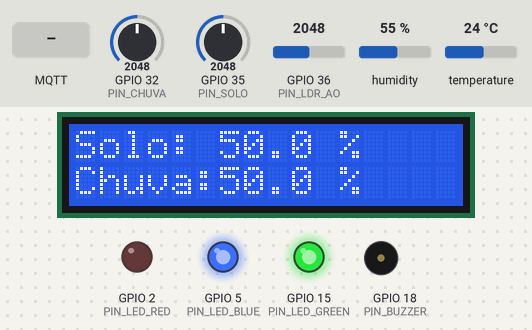
A program run on a simulated ESP32. Shown: 16×2 character LCD, output pins drawn as LEDs (lit = HIGH), buzzer (waves = sounding). The inputs (shaded band) are chosen by the test bench; at power-on: GPIO 35 (PIN_SOLO) = 2048, humidity 55 %, GPIO 32 (PIN_CHUVA) = 2048, temperature 24 °C, GPIO 36 (PIN_LDR_AO) = 2048. WiFi joins after 1.5 s; servers stay silent unless stated; no MQTT or app messages arrive unless stated; what the program prints to the serial monitor is not drawn.

Above: at 4.7 s.
4.8 s: GPIO 35 (PIN_SOLO) set to 3419
At 15.7 s:
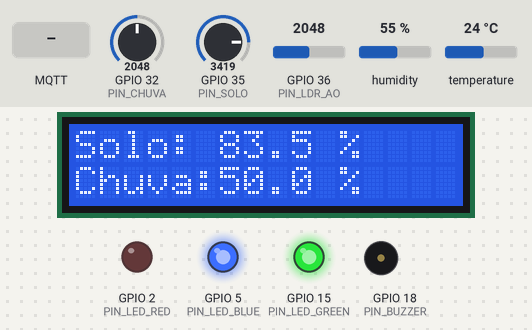
15.8 s: GPIO 35 (PIN_SOLO) set to 3547
At 22.9 s:
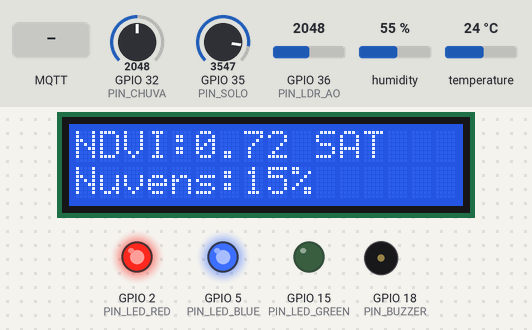
26.5 s: MQTT message "1" arrives on the second subscribed topic
At 34.4 s:
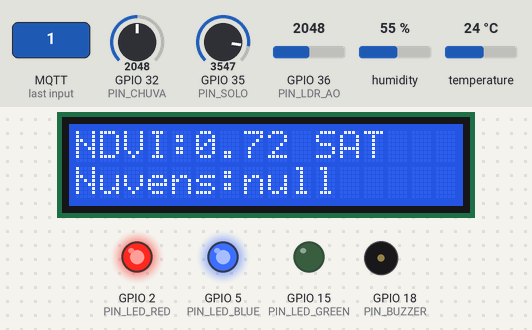
35.0 s: humidity set to 19 %
At 37.9 s:
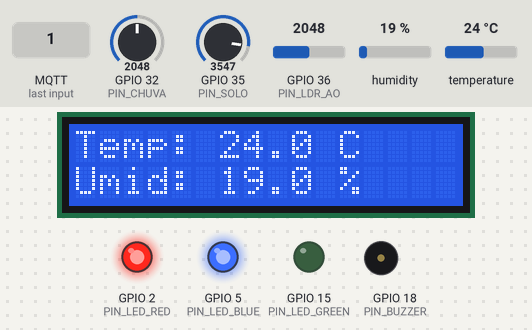
46.0 s: GPIO 32 (PIN_CHUVA) set to 2866
At 53.0 s:
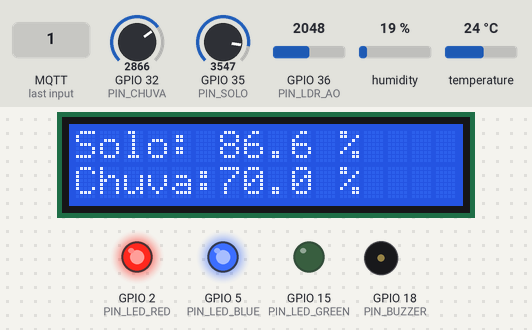
56.0 s: temperature set to 41 °C
At 61.0 s:
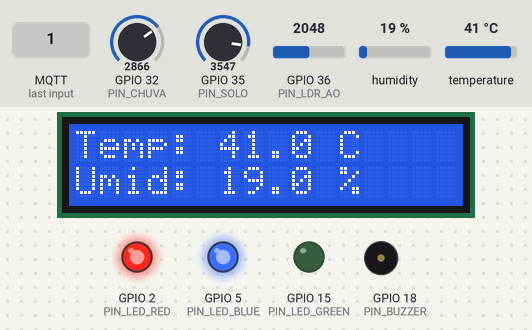
Timing chart, 0 to 66.0 s (numbered marks = the images above; inputs shaded):
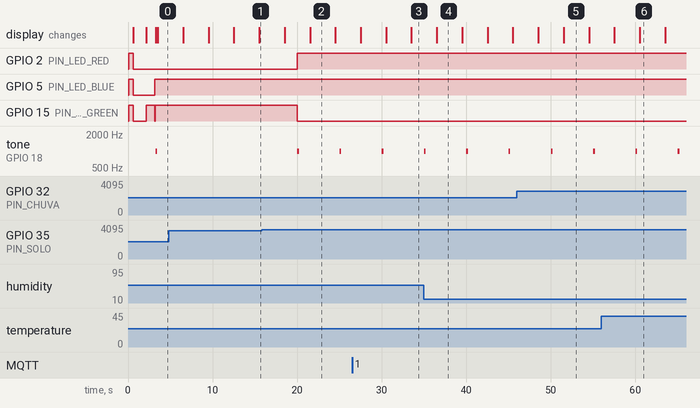

The program:

main.cpp
```cpp
/**
 * ============================================================
 * AgroSat Monitor - Global Solution 2026.1
 * FIAP - Tecnólogo em IA - 2TIAP
 * ============================================================
 *
 * Sistema de Monitoramento Agrícola Inteligente para a
 * Nova Economia Espacial
 *
 * Sensores:
 *   - DHT22     → Temperatura e Umidade do Ar (GPIO 4)
 *   - LDR       → Luminosidade Analógica (GPIO 36/VP)
 *   - Potenc.1  → Umidade do Solo Simulada (GPIO 35)
 *   - Potenc.2  → Sensor de Chuva Simulado (GPIO 32)
 *
 * Atuadores:
 *   - LED Vermelho  → Alerta crítico (GPIO 2)
 *   - LED Verde     → Sistema OK (GPIO 15)
 *   - LED Azul      → Conectado ao MQTT (GPIO 5)
 *   - Buzzer        → Alarme sonoro (GPIO 18)
 *   - LCD I2C       → Display local (SDA=21, SCL=22)
 *
 * Protocolo: MQTT sobre WiFi → Node-RED → InfluxDB → Grafana
 * Alertas: Telegram via Node-RED
 */

#include <Arduino.h>
#include <WiFi.h>
#include <PubSubClient.h>
#include <DHT.h>
#include <ArduinoJson.h>
#include <Wire.h>
#include <LiquidCrystal_I2C.h>

// ─────────────────────────────────────────
// CONFIGURAÇÕES DE REDE E MQTT
// ─────────────────────────────────────────
#define WIFI_SSID     "Wokwi-GUEST"
#define WIFI_PASSWORD ""

// Broker público para testes no Wokwi
// Em produção: substitua pelo IP do seu broker local (docker)
#define MQTT_BROKER   "host.docker.internal"
#define MQTT_PORT     1884
#define MQTT_CLIENT_ID "agrosat-esp32-001"

// Para broker local com autenticação:
// #define MQTT_USER   "agrosat"
// #define MQTT_PASS   "agrosat123"

// ─────────────────────────────────────────
// TÓPICOS MQTT
// ─────────────────────────────────────────
#define TOPIC_TELEMETRY   "agrosat/telemetria"
#define TOPIC_ALERT       "agrosat/alertas"
#define TOPIC_STATUS      "agrosat/status"
#define TOPIC_CMD         "agrosat/comandos"   // recebe comandos remotos
#define TOPIC_SATELLITE   "agrosat/satelite"   // dados simulados de satélite

// ─────────────────────────────────────────
// PINOS
// ─────────────────────────────────────────
#define PIN_DHT       4
#define PIN_LDR_AO    36   // VP - analógico LDR
#define PIN_SOLO      35   // potenciômetro umidade solo
#define PIN_CHUVA     32   // potenciômetro sensor chuva

#define PIN_LED_RED   2
#define PIN_LED_GREEN 15
#define PIN_LED_BLUE  5
#define PIN_BUZZER    18

#define DHT_TYPE      DHT22

// ─────────────────────────────────────────
// LIMITES DE ALERTAS
// ─────────────────────────────────────────
#define TEMP_MAX        35.0   // °C - temperatura crítica
#define TEMP_MIN        5.0    // °C - geada
#define UMID_AR_MIN     20.0   // % - muito seco
#define UMID_SOLO_MIN   25.0   // % - solo muito seco (irrigar)
#define UMID_SOLO_MAX   85.0   // % - solo encharcado
#define LDR_NOITE       15.0   // % - nível de luz noturno
#define CHUVA_THRESHOLD 60.0   // % - chuva detectada

// ─────────────────────────────────────────
// INTERVALOS
// ─────────────────────────────────────────
#define INTERVALO_LEITURA   5000    // ms entre leituras
#define INTERVALO_MQTT      10000   // ms entre publicações MQTT
#define INTERVALO_LCD       3000    // ms troca de tela LCD

// ─────────────────────────────────────────
// INSTÂNCIAS
// ─────────────────────────────────────────
DHT dht(PIN_DHT, DHT_TYPE);
WiFiClient espClient;
PubSubClient mqttClient(espClient);
LiquidCrystal_I2C lcd(0x27, 16, 2);

// ─────────────────────────────────────────
// VARIÁVEIS GLOBAIS
// ─────────────────────────────────────────
struct Telemetria {
  float temperatura;
  float umidadeAr;
  float umidadeSolo;
  float luminosidade;
  float chuva;
  bool  alertaAtivo;
  String statusSistema;
  unsigned long timestamp;
};

Telemetria dados;
unsigned long ultimaLeitura   = 0;
unsigned long ultimoMQTT      = 0;
unsigned long ultimoLCD       = 0;
int telaLCD = 0;
bool mqttConectado = false;

// Dados simulados de satélite (em produção viria de API)
struct DadosSatelite {
  float ndvi;          // Índice de vegetação
  float temperatura;   // Temperatura superfície
  String coberturaNuvem;
  String alertaClimatico;
};
DadosSatelite satelite = { 0.72, 28.5, "15%", "Normal" };

// ─────────────────────────────────────────
// PROTÓTIPOS
// ─────────────────────────────────────────
void conectarWiFi();
void conectarMQTT();
void callbackMQTT(char* topic, byte* payload, unsigned int length);
void lerSensores();
void analisarAlertas();
void publicarTelemetria();
void publicarAlerta(String mensagem, String nivel);
void atualizarAtuadores();
void atualizarLCD();
void bip(int frequencia, int duracao);
String gerarPayloadTelemetria();
float mapAnalogico(int valor, float minOut, float maxOut);

// ─────────────────────────────────────────
// SETUP
// ─────────────────────────────────────────
void setup() {
  Serial.begin(115200);
  Serial.println("\n╔══════════════════════════════╗");
  Serial.println("║  AgroSat Monitor v1.0        ║");
  Serial.println("║  FIAP GS 2026.1              ║");
  Serial.println("╚══════════════════════════════╝\n");

  // Pinos de saída
  pinMode(PIN_LED_RED,   OUTPUT);
  pinMode(PIN_LED_GREEN, OUTPUT);
  pinMode(PIN_LED_BLUE,  OUTPUT);
  pinMode(PIN_BUZZER,    OUTPUT);

  // Pinos de entrada analógica
  pinMode(PIN_LDR_AO, INPUT);
  pinMode(PIN_SOLO,   INPUT);
  pinMode(PIN_CHUVA,  INPUT);

  // Inicializar LCD
  Wire.begin(21, 22);
  lcd.init();
  lcd.backlight();
  lcd.setCursor(0, 0);
  lcd.print("AgroSat Monitor");
  lcd.setCursor(0, 1);
  lcd.print("Iniciando...");

  // Inicializar DHT22
  dht.begin();

  // LEDs de boot
  digitalWrite(PIN_LED_RED,   HIGH);
  digitalWrite(PIN_LED_GREEN, HIGH);
  digitalWrite(PIN_LED_BLUE,  HIGH);
  delay(500);
  digitalWrite(PIN_LED_RED,   LOW);
  digitalWrite(PIN_LED_GREEN, LOW);
  digitalWrite(PIN_LED_BLUE,  LOW);

  // Conectar WiFi
  conectarWiFi();

  // Configurar MQTT
  mqttClient.setServer(MQTT_BROKER, MQTT_PORT);
  mqttClient.setCallback(callbackMQTT);
  mqttClient.setKeepAlive(60);
  mqttClient.setBufferSize(512);

  // Conectar MQTT
  conectarMQTT();

  // Primeira leitura
  lerSensores();
  analisarAlertas();
  atualizarAtuadores();
  atualizarLCD();

  bip(1000, 200);
  Serial.println("[SISTEMA] Inicialização completa!\n");
}

// ─────────────────────────────────────────
// LOOP PRINCIPAL
// ─────────────────────────────────────────
void loop() {
  unsigned long agora = millis();

  // Manter conexão MQTT
  if (!mqttClient.connected()) {
    mqttConectado = false;
    digitalWrite(PIN_LED_BLUE, LOW);
    conectarMQTT();
  }
  mqttClient.loop();

  // Leitura periódica dos sensores
  if (agora - ultimaLeitura >= INTERVALO_LEITURA) {
    ultimaLeitura = agora;
    lerSensores();
    analisarAlertas();
    atualizarAtuadores();
  }

  // Publicação MQTT periódica
  if (agora - ultimoMQTT >= INTERVALO_MQTT) {
    ultimoMQTT = agora;
    publicarTelemetria();
  }

  // Atualizar LCD periodicamente
  if (agora - ultimoLCD >= INTERVALO_LCD) {
    ultimoLCD = agora;
    atualizarLCD();
  }
}

// ─────────────────────────────────────────
// CONEXÃO WiFi
// ─────────────────────────────────────────
void conectarWiFi() {
  Serial.print("[WiFi] Conectando a ");
  Serial.println(WIFI_SSID);
  lcd.setCursor(0, 1);
  lcd.print("Conectando WiFi ");

  WiFi.begin(WIFI_SSID, WIFI_PASSWORD);
  int tentativas = 0;
  while (WiFi.status() != WL_CONNECTED && tentativas < 20) {
    delay(500);
    Serial.print(".");
    tentativas++;
  }

  if (WiFi.status() == WL_CONNECTED) {
    Serial.println("\n[WiFi] Conectado!");
    Serial.print("[WiFi] IP: ");
    Serial.println(WiFi.localIP());
    lcd.setCursor(0, 1);
    lcd.print("WiFi OK!        ");
    digitalWrite(PIN_LED_GREEN, HIGH);
    delay(1000);
    digitalWrite(PIN_LED_GREEN, LOW);
  } else {
    Serial.println("\n[WiFi] FALHA na conexão!");
    lcd.setCursor(0, 1);
    lcd.print("WiFi ERRO!      ");
    // Modo offline: continua funcionando localmente
  }
}

// ─────────────────────────────────────────
// CONEXÃO MQTT
// ─────────────────────────────────────────
void conectarMQTT() {
  int tentativas = 0;
  while (!mqttClient.connected() && tentativas < 3) {
    Serial.print("[MQTT] Conectando ao broker...");

    bool conectado = mqttClient.connect(
      MQTT_CLIENT_ID
      // MQTT_USER, MQTT_PASS  // descomente para broker autenticado
    );

    if (conectado) {
      Serial.println(" OK!");
      mqttConectado = true;
      digitalWrite(PIN_LED_BLUE, HIGH);

      // Inscrever-se no tópico de comandos remotos
      mqttClient.subscribe(TOPIC_CMD);
      mqttClient.subscribe(TOPIC_SATELLITE);

      // Publicar status online
      JsonDocument statusDoc;
      statusDoc["device"]  = MQTT_CLIENT_ID;
      statusDoc["status"]  = "online";
      statusDoc["versao"]  = "1.0.0";
      char statusBuf[128];
      serializeJson(statusDoc, statusBuf);
      mqttClient.publish(TOPIC_STATUS, statusBuf, true); // retain=true

    } else {
      Serial.print(" Falha, rc=");
      Serial.println(mqttClient.state());
      tentativas++;
      delay(3000);
    }
  }
}

// ─────────────────────────────────────────
// CALLBACK MQTT (recebe comandos)
// ─────────────────────────────────────────
void callbackMQTT(char* topic, byte* payload, unsigned int length) {
  String topico = String(topic);
  String msg = "";
  for (unsigned int i = 0; i < length; i++) {
    msg += (char)payload[i];
  }

  Serial.print("[MQTT] Mensagem recebida [");
  Serial.print(topico);
  Serial.print("]: ");
  Serial.println(msg);

  // Processar comandos remotos
  if (topico == TOPIC_CMD) {
    JsonDocument doc;
    DeserializationError err = deserializeJson(doc, msg);
    if (!err) {
      String cmd = doc["comando"] | "";

      if (cmd == "IRRIGAR_ON") {
        Serial.println("[CMD] Irrigação ativada remotamente!");
        bip(800, 300);
        lcd.setCursor(0, 1);
        lcd.print("IRRIGAR: ON     ");
      }
      else if (cmd == "IRRIGAR_OFF") {
        Serial.println("[CMD] Irrigação desativada remotamente!");
        lcd.setCursor(0, 1);
        lcd.print("IRRIGAR: OFF    ");
      }
      else if (cmd == "STATUS") {
        publicarTelemetria();
      }
      else if (cmd == "RESET_ALERTAS") {
        dados.alertaAtivo = false;
        digitalWrite(PIN_LED_RED, LOW);
        noTone(PIN_BUZZER);
        Serial.println("[CMD] Alertas resetados remotamente!");
      }
    }
  }

  // Dados de satélite recebidos via MQTT
  if (topico == TOPIC_SATELLITE) {
    JsonDocument doc;
    DeserializationError err = deserializeJson(doc, msg);
    if (!err) {
      satelite.ndvi            = doc["ndvi"]              | satelite.ndvi;
      satelite.temperatura     = doc["temp_superficie"]   | satelite.temperatura;
      satelite.coberturaNuvem  = doc["nuvens"].as<String>();
      satelite.alertaClimatico = doc["alerta"].as<String>();
      Serial.println("[SAT] Dados de satélite atualizados!");
    }
  }
}

// ─────────────────────────────────────────
// LEITURA DOS SENSORES
// ─────────────────────────────────────────
void lerSensores() {
  // DHT22 - Temperatura e Umidade do Ar
  float t = dht.readTemperature();
  float h = dht.readHumidity();
  if (!isnan(t)) dados.temperatura = t;
  if (!isnan(h)) dados.umidadeAr   = h;

  // LDR - Luminosidade (0-4095 → 0-100%)
  int ldrRaw = analogRead(PIN_LDR_AO);
  dados.luminosidade = mapAnalogico(ldrRaw, 0, 100);

  // Potenciômetro 1 - Umidade do Solo (0-4095 → 0-100%)
  int soloRaw = analogRead(PIN_SOLO);
  dados.umidadeSolo = mapAnalogico(soloRaw, 0, 100);

  // Potenciômetro 2 - Sensor de Chuva (0-4095 → 0-100%)
  int chuvaRaw = analogRead(PIN_CHUVA);
  dados.chuva = mapAnalogico(chuvaRaw, 0, 100);

  dados.timestamp = millis();

  // Log serial
  Serial.println("┌─────────────────────────────┐");
  Serial.printf("│ Temp:       %.1f °C          \n", dados.temperatura);
  Serial.printf("│ Umid. Ar:   %.1f %%          \n", dados.umidadeAr);
  Serial.printf("│ Solo:       %.1f %%          \n", dados.umidadeSolo);
  Serial.printf("│ Luz:        %.1f %%          \n", dados.luminosidade);
  Serial.printf("│ Chuva:      %.1f %%          \n", dados.chuva);
  Serial.printf("│ NDVI Sat:   %.2f             \n", satelite.ndvi);
  Serial.println("└─────────────────────────────┘");
}

// ─────────────────────────────────────────
// ANÁLISE DE ALERTAS
// ─────────────────────────────────────────
void analisarAlertas() {
  String alertas = "";
  dados.alertaAtivo = false;

  if (dados.temperatura >= TEMP_MAX) {
    alertas += "CALOR_CRITICO;";
    dados.alertaAtivo = true;
  }
  if (dados.temperatura <= TEMP_MIN) {
    alertas += "GEADA_RISCO;";
    dados.alertaAtivo = true;
  }
  if (dados.umidadeAr <= UMID_AR_MIN) {
    alertas += "AR_MUITO_SECO;";
    dados.alertaAtivo = true;
  }
  if (dados.umidadeSolo <= UMID_SOLO_MIN) {
    alertas += "IRRIGAR_URGENTE;";
    dados.alertaAtivo = true;
  }
  if (dados.umidadeSolo >= UMID_SOLO_MAX) {
    alertas += "SOLO_ENCHARCADO;";
    dados.alertaAtivo = true;
  }
  if (dados.chuva >= CHUVA_THRESHOLD) {
    alertas += "CHUVA_DETECTADA;";
  }
  if (satelite.alertaClimatico != "Normal" && satelite.alertaClimatico != "") {
    alertas += "ALERTA_SAT:" + satelite.alertaClimatico + ";";
    dados.alertaAtivo = true;
  }

  // Determinar status geral
  if (dados.alertaAtivo) {
    dados.statusSistema = "ALERTA";
    publicarAlerta(alertas, "CRITICO");
  } else if (dados.chuva >= CHUVA_THRESHOLD) {
    dados.statusSistema = "CHUVA";
  } else if (dados.luminosidade <= LDR_NOITE) {
    dados.statusSistema = "NOITE";
  } else {
    dados.statusSistema = "NORMAL";
  }
}

// ─────────────────────────────────────────
// ATUALIZAR ATUADORES
// ─────────────────────────────────────────
void atualizarAtuadores() {
  if (dados.alertaAtivo) {
    digitalWrite(PIN_LED_RED,   HIGH);
    digitalWrite(PIN_LED_GREEN, LOW);
    // Buzzer pulsante para alertas críticos
    tone(PIN_BUZZER, 1000, 200);
  } else {
    digitalWrite(PIN_LED_RED,   LOW);
    digitalWrite(PIN_LED_GREEN, HIGH);
    noTone(PIN_BUZZER);
  }

  // LED Azul indica conexão MQTT
  digitalWrite(PIN_LED_BLUE, mqttConectado ? HIGH : LOW);
}

// ─────────────────────────────────────────
// PUBLICAR TELEMETRIA VIA MQTT
// ─────────────────────────────────────────
void publicarTelemetria() {
  if (!mqttClient.connected()) return;

  JsonDocument doc;

  // Dados do dispositivo
  doc["device_id"]    = MQTT_CLIENT_ID;
  doc["timestamp"]    = dados.timestamp;
  doc["status"]       = dados.statusSistema;

  // Sensores locais
  JsonObject sensores = doc.createNestedObject("sensores");
  sensores["temperatura"]  = round(dados.temperatura * 10) / 10.0;
  sensores["umidade_ar"]   = round(dados.umidadeAr   * 10) / 10.0;
  sensores["umidade_solo"] = round(dados.umidadeSolo * 10) / 10.0;
  sensores["luminosidade"] = round(dados.luminosidade * 10) / 10.0;
  sensores["chuva"]        = round(dados.chuva       * 10) / 10.0;

  // Dados de satélite integrados
  JsonObject sat = doc.createNestedObject("satelite");
  sat["ndvi"]            = satelite.ndvi;
  sat["temp_superficie"] = satelite.temperatura;
  sat["nuvens"]          = satelite.coberturaNuvem;
  sat["alerta"]          = satelite.alertaClimatico;

  // Análise integrada IoT + Satélite
  JsonObject analise = doc.createNestedObject("analise");
  analise["necessita_irrigacao"] = (dados.umidadeSolo < UMID_SOLO_MIN && dados.chuva < CHUVA_THRESHOLD);
  analise["risco_geada"]         = (dados.temperatura < TEMP_MIN);
  analise["periodo_noturno"]     = (dados.luminosidade < LDR_NOITE);
  analise["alerta_ativo"]        = dados.alertaAtivo;

  char payload[512];
  serializeJson(doc, payload);

  bool sucesso = mqttClient.publish(TOPIC_TELEMETRY, payload);
  if (sucesso) {
    Serial.println("[MQTT] Telemetria publicada com sucesso!");
  } else {
    Serial.println("[MQTT] ERRO ao publicar telemetria!");
  }
}

// ─────────────────────────────────────────
// PUBLICAR ALERTA
// ─────────────────────────────────────────
void publicarAlerta(String mensagem, String nivel) {
  if (!mqttClient.connected()) return;

  // Evitar spam de alertas (publicar só uma vez por leitura)
  static String ultimoAlerta = "";
  if (mensagem == ultimoAlerta) return;
  ultimoAlerta = mensagem;

  JsonDocument doc;
  doc["device_id"] = MQTT_CLIENT_ID;
  doc["nivel"]     = nivel;
  doc["alertas"]   = mensagem;
  doc["timestamp"] = dados.timestamp;

  char payload[256];
  serializeJson(doc, payload);

  mqttClient.publish(TOPIC_ALERT, payload);
  Serial.print("[ALERTA] Publicado: ");
  Serial.println(mensagem);
}

// ─────────────────────────────────────────
// ATUALIZAR LCD
// ─────────────────────────────────────────
void atualizarLCD() {
  lcd.clear();
  switch (telaLCD) {
    case 0: // Temperatura e Umidade Ar
      lcd.setCursor(0, 0);
      lcd.print("Temp: ");
      lcd.print(dados.temperatura, 1);
      lcd.print(" C");
      lcd.setCursor(0, 1);
      lcd.print("Umid: ");
      lcd.print(dados.umidadeAr, 1);
      lcd.print(" %");
      break;
    case 1: // Solo e Chuva
      lcd.setCursor(0, 0);
      lcd.print("Solo: ");
      lcd.print(dados.umidadeSolo, 1);
      lcd.print(" %");
      lcd.setCursor(0, 1);
      lcd.print("Chuva:");
      lcd.print(dados.chuva, 1);
      lcd.print(" %");
      break;
    case 2: // Luminosidade e Status
      lcd.setCursor(0, 0);
      lcd.print("Luz:  ");
      lcd.print(dados.luminosidade, 1);
      lcd.print(" %");
      lcd.setCursor(0, 1);
      lcd.print("Status:");
      lcd.print(dados.statusSistema);
      break;
    case 3: // Dados do Satélite
      lcd.setCursor(0, 0);
      lcd.print("NDVI:");
      lcd.print(satelite.ndvi, 2);
      lcd.print(" SAT");
      lcd.setCursor(0, 1);
      lcd.print("Nuvens:");
      lcd.print(satelite.coberturaNuvem);
      break;
  }
  telaLCD = (telaLCD + 1) % 4;
}

// ─────────────────────────────────────────
// UTILITÁRIOS
// ─────────────────────────────────────────
float mapAnalogico(int valor, float minOut, float maxOut) {
  return (valor / 4095.0) * (maxOut - minOut) + minOut;
}

void bip(int frequencia, int duracao) {
  tone(PIN_BUZZER, frequencia, duracao);
  delay(duracao + 50);
  noTone(PIN_BUZZER);
}
```

Measured:
- the behaviour switches between 3480 and 3481 on GPIO 35 (PIN_SOLO) (found by bisection; images 1 and 2)
- after the input at 15.8 s, GPIO 2 (PIN_LED_RED): LOW → HIGH after 4.2 s; GPIO 15 (PIN_LED_GREEN): HIGH → LOW after 4.2 s; tone on GPIO 18 (PIN_BUZZER): alternates 1000 Hz for 0.20 s and silent for 4.8 s, starting after 4.2 s
- after the input at 26.5 s, the display: first differs from a run without the input after 7.0 s (image 3)
- what the display in image 2 shows lasts 3.0 s, from 21.5 s to 24.5 s
